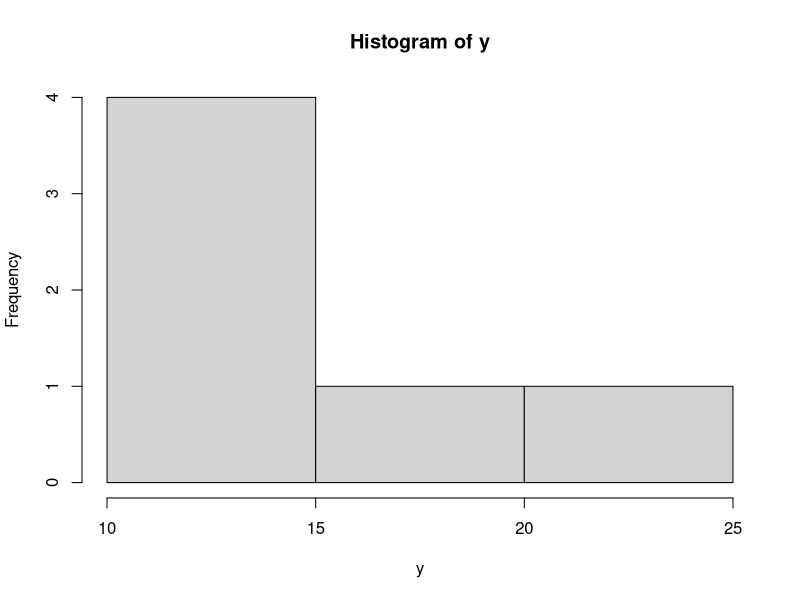
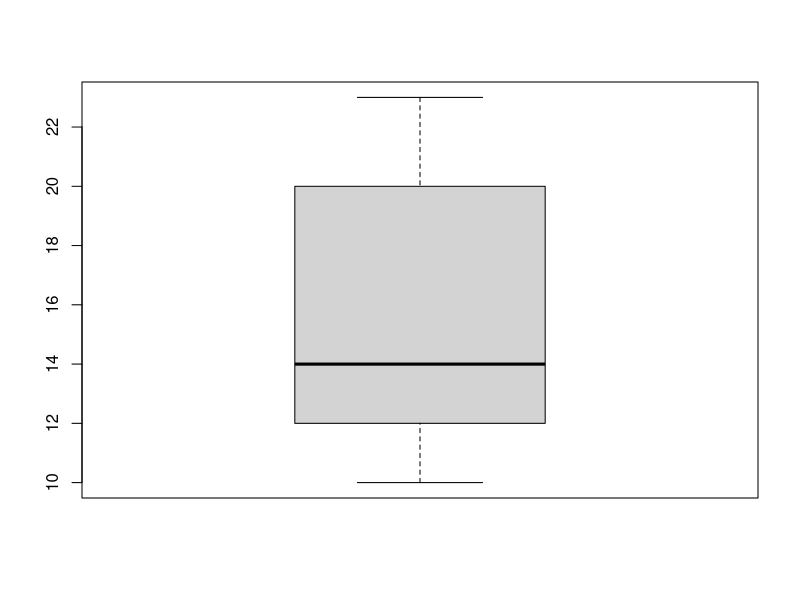

The R source for these figures, in order:
## ---- chunk 1
y <- c(10, 13, 12, 15, 23, 20)
## ---- chunk 2
median(y)
## ---- chunk 3
mean(y)
## ---- chunk 4
quantile(y)
## ---- chunk 5
IQR(y)
## ---- chunk 6
hist(y)
## ---- chunk 7
boxplot(y)
